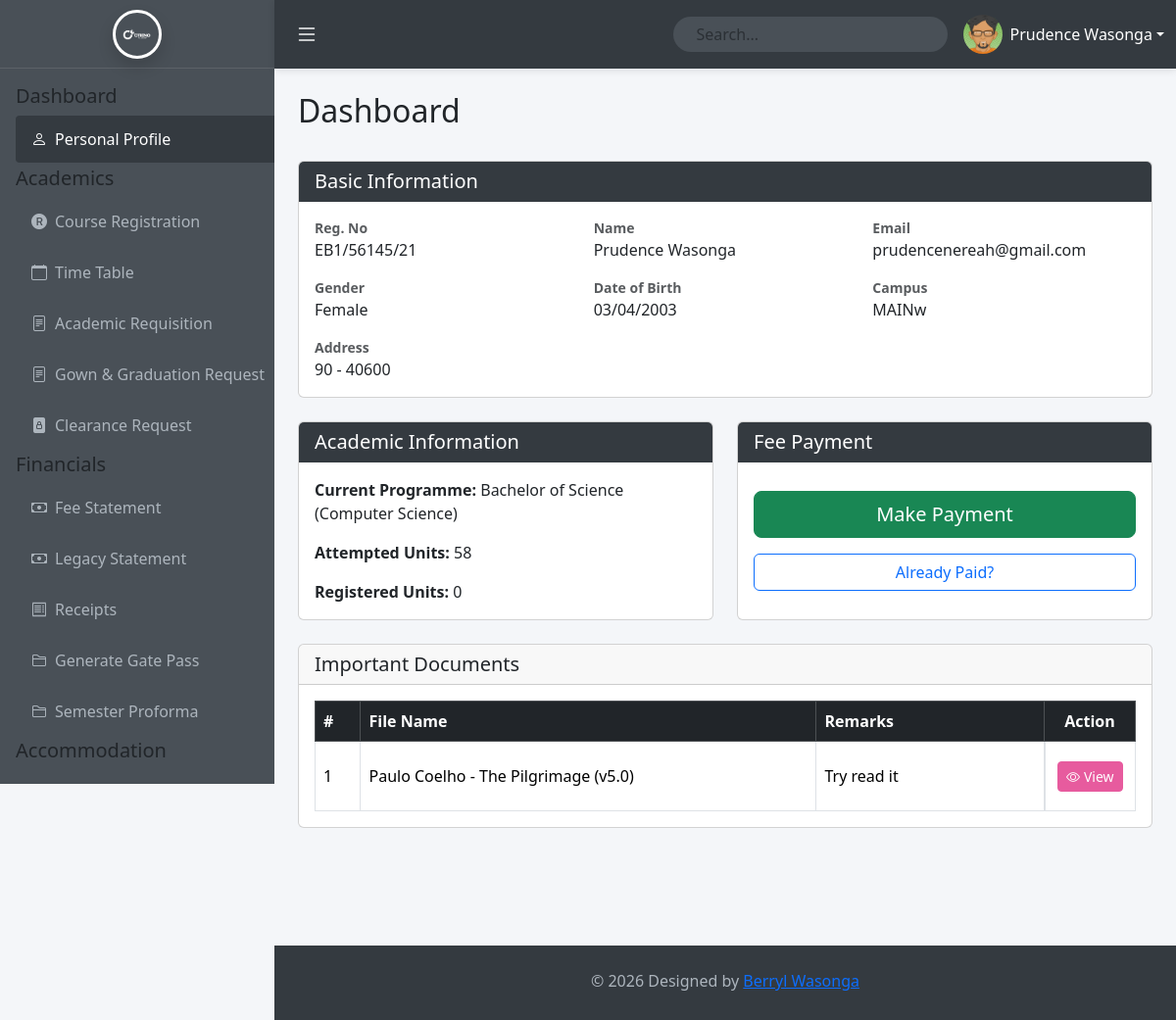
/students/welcome.php (signed in), run on an earlier commit of the app's database.
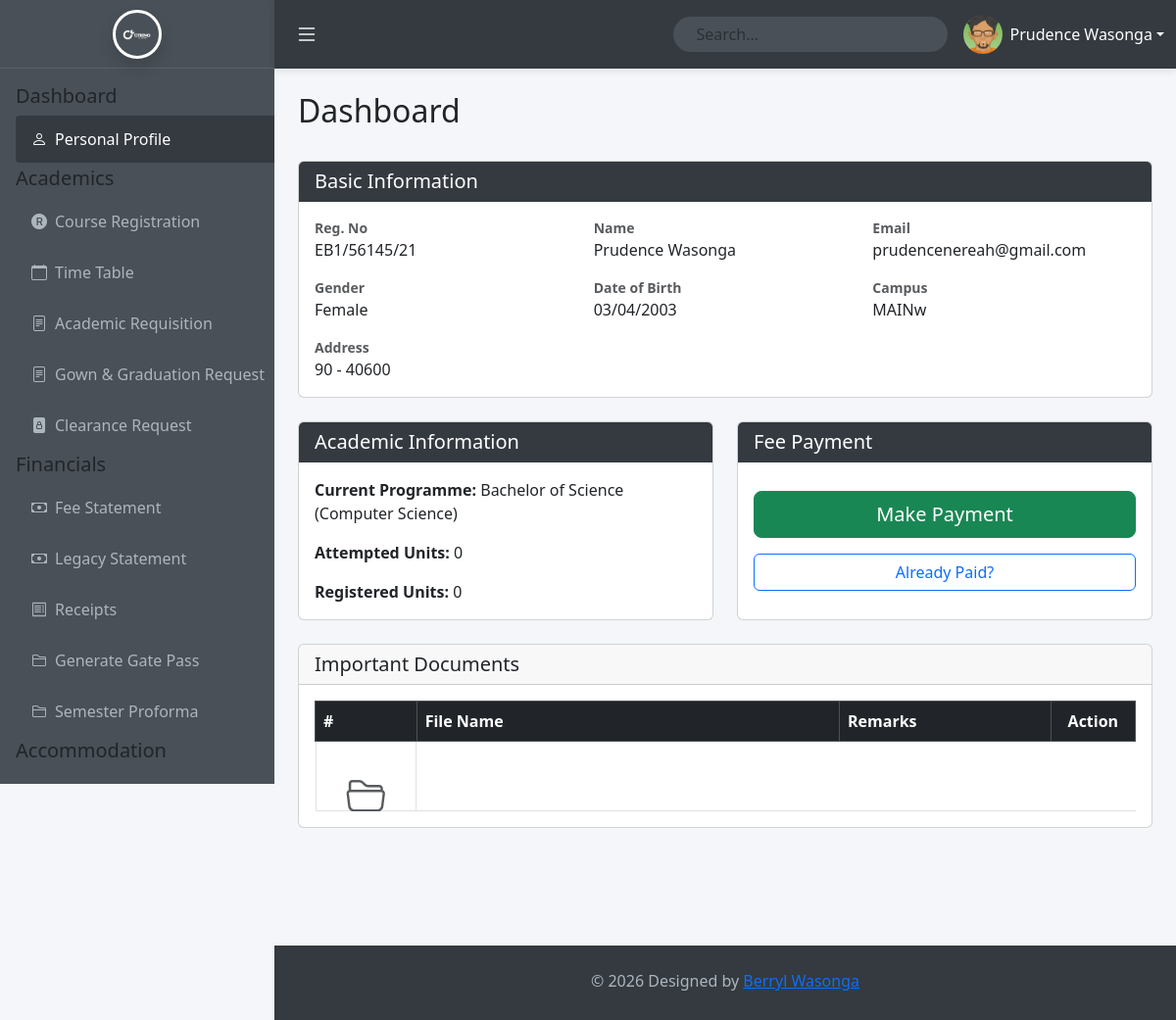
And on a later commit of the database.
### tables this page shows
CREATE TABLE `users` (
  `id` int(11) NOT NULL AUTO_INCREMENT,
  `first_name` varchar(50) NOT NULL DEFAULT '',
  `last_name` varchar(50) NOT NULL DEFAULT '',
  `email` varchar(255) NOT NULL,
  `reg_no` varchar(50) DEFAULT NULL,
  `password` varchar(255) NOT NULL,
  `role` varchar(20) NOT NULL DEFAULT 'user',
  `status` enum('active','inactive') NOT NULL DEFAULT 'active',
  `last_login` timestamp NULL DEFAULT NULL,
  `created_at` timestamp NOT NULL DEFAULT current_timestamp(),
  `fullname` varchar(100) GENERATED ALWAYS AS (concat(`first_name`,' ',`last_name`)) STORED,
  `gender` enum('Male','Female','Other') DEFAULT NULL,
  `dob` date DEFAULT NULL,
  `address` varchar(255) DEFAULT NULL,
  `campus` varchar(50) DEFAULT 'MAIN',
  `programme` varchar(150) DEFAULT NULL,
  `course_id` int(11) DEFAULT NULL,
  `attempted_units` int(11) DEFAULT 0,
  `registered_units` int(11) DEFAULT 0,
  PRIMARY KEY (`id`),
  UNIQUE KEY `email` (`email`),
  UNIQUE KEY `reg_no` (`reg_no`),
  CONSTRAINT `users_ibfk_1` FOREIGN KEY (`course_id`) REFERENCES `courses` (`id`) ON DELETE SET NULL
);

CREATE TABLE `student_documents` (
  `id` int(11) NOT NULL AUTO_INCREMENT,
  `user_id` int(11) NOT NULL,
  `document_name` varchar(255) NOT NULL,
  `file_path` varchar(255) NOT NULL,
  `remarks` text DEFAULT NULL,
  `created_at` timestamp NOT NULL DEFAULT current_timestamp(),
  PRIMARY KEY (`id`),
  CONSTRAINT `student_documents_ibfk_1` FOREIGN KEY (`user_id`) REFERENCES `users` (`id`) ON DELETE CASCADE
);

### students/welcome.php (the view, shortened to what the changed rows need)
<?php
include '../config.php';
$doc_stmt = $conn->prepare("SELECT * FROM student_documents WHERE user_id = ? ORDER BY created_at DESC");
$doc_stmt->bind_param("i", $_SESSION['user_id']);
$doc_stmt->execute();
$documents = $doc_stmt->get_result()->fetch_all(MYSQLI_ASSOC);
?>
<!DOCTYPE html>
<html lang="en">
<head>
    <link href="https://cdn.jsdelivr.net/npm/bootstrap@5.3.3/dist/css/bootstrap.min.css" rel="stylesheet">
    <link href="https://cdn.jsdelivr.net/npm/bootstrap-icons@1.11.3/font/bootstrap-icons.css" rel="stylesheet">
    <link href="Assets/main.css" rel="stylesheet">
</head>
<body>
    <?php
        include_once 'partials/sidebar.php' ;
        include_once 'partials/top_navbar.php' ;
    ?>
    <div class="main-content" id="mainContent">
        <div class="d-flex justify-content-between align-items-center mb-3 mb-md-4">
            <h2>Dashboard</h2>
        </div>
        <div class="card mb-3 mb-md-4">
            <div class="card-body">
                <div class="row g-3">
                    <div class="col-12 col-sm-6 col-lg-4">
                        <strong class="d-block text-muted small">Reg. No</strong>
                        <span><?php echo htmlspecialchars($user['reg_no'] ?? 'N/A'); ?></span>
                    </div>
                    <div class="col-12 col-sm-6 col-lg-4">
                        <strong class="d-block text-muted small">Name</strong>
                        <span><?php echo htmlspecialchars($full_name); ?></span>
                    </div>
                    <div class="col-12 col-sm-6 col-lg-4">
                        <strong class="d-block text-muted small">Email</strong>
                        <span class="text-break"><?php echo htmlspecialchars($user['email'] ?? 'N/A'); ?></span>
                    </div>
                    <div class="col-12 col-sm-6 col-lg-4">
                        <strong class="d-block text-muted small">Gender</strong>
                        <span><?php echo htmlspecialchars(ucfirst($user['gender'] ?? 'N/A')); ?></span>
                    </div>
                    <div class="col-12 col-sm-6 col-lg-4">
                        <strong class="d-block text-muted small">Date of Birth</strong>
                        <span><?php echo $user['dob'] ? date('d/m/Y', strtotime($user['dob'])) : 'N/A'; ?></span>
                    </div>
                    <div class="col-12 col-sm-6 col-lg-4">
                        <strong class="d-block text-muted small">Campus</strong>
                        <span><?php echo htmlspecialchars($user['campus'] ?? 'MAIN'); ?></span>w
                    </div>
                    <div class="col-12">
                        <strong class="d-block text-muted small">Address</strong>
                        <span><?php echo htmlspecialchars($user['address'] ?? 'N/A'); ?></span>
                    </div>
                </div>
            </div>
        </div>
        <div class="row g-3 g-md-4 mb-3 mb-md-4">
            <div class="col-12 col-md-6">
                <div class="card h-100">
                    <div class="card-body">
                        <p><strong>Current Programme:</strong><br class="d-md-none">
                        <?php echo htmlspecialchars($user['programme'] ?? 'N/A'); ?></p>
                        <p><strong>Attempted Units:</strong> <?php echo $user['attempted_units'] ?? 0; ?></p>
                        <p class="mb-0"><strong>Registered Units:</strong> <?php echo $user['registered_units'] ?? 0; ?></p>
                    </div>
                </div>
            </div>
        </div>
            <div class="card mb-3 mb-md-5">
                <div class="card-body">
                    <div class="table-responsive">
                        <table class="table table-bordered table-hover mb-0">
                            <thead class="table-dark">
                                <tr>
                                    <th class="d-none d-md-table-cell" style="width: 5%;">#</th>
                                    <th style="width: 50%;">File Name</th>
                                    <th class="d-none d-lg-table-cell" style="width: 25%;">Remarks</th>
                                    <th style="width: 10%;">Action</th>
                                </tr>
                            </thead>
                            <tbody>
                                <?php if (empty($documents)): ?>
                                    <tr>
                                        <td colspan="4" class="text-center py-4">
                                            <i class="bi bi-folder2-open fs-1 text-muted d-block mb-3"></i>
                                        </td>
                                    </tr>
                                <?php else: ?>
                                    <?php foreach ($documents as $idx => $doc): ?>
                                    <tr style=" height: 70px; vertical-align: middle;">
                                        <td class="d-none d-md-table-cell"><?php echo $idx + 1; ?></td>
                                        <td>
                                            <?php echo htmlspecialchars($doc['document_name']); ?>
                                        </td>
                                        <td class="d-none d-lg-table-cell"><?php echo htmlspecialchars($doc['remarks'] ?? '-'); ?></td>
                                        <td>
                                            <a href="../<?php echo htmlspecialchars($doc['file_path']); ?>"
                                               target="_blank"
                                               class="btn btn-view-doc btn-sm text-white">
                                                <i class="bi bi-eye me-1 d-none d-sm-inline"></i>View
                                            </a>
                                        </td>
                                    </tr>
                                    <?php endforeach; ?>
                                <?php endif; ?>
                            </tbody>
                        </table>
                    </div>
                </div>
            </div>
    </div>
</body>
</html>

### students/partials/top_navbar.php (shortened to what the changed rows need)
<?php
include '../config.php';
$stmt = $conn->prepare("SELECT * FROM users WHERE id = ?");
$stmt->bind_param("i", $_SESSION['user_id']);
$stmt->execute();
$user = $stmt->get_result()->fetch_assoc();
$full_name = trim($user['first_name'] . ' ' . $user['last_name']);
?>
    <nav class="top-navbar">
        <div class="container-fluid d-flex align-items-center h-100">
            <div class="dropdown d-none d-lg-block">
                <a class="dropdown-toggle d-flex align-items-center text-white text-decoration-none"
                   href="#"
                   role="button"
                   data-bs-toggle="dropdown"
                   aria-expanded="false">
                    <img src="Assets/images/1.png"
                         class="rounded-circle profile-img-small me-2"
                         alt="User">
                    <span class="user-name"><?php echo htmlspecialchars($full_name); ?></span>
                </a>
            </div>
        </div>
    </nav>

What changed in the data, as far as the page shows it:
removed student_documents: document_name "Paulo Coelho - The Pilgrimage (v5.0)", remarks "Try read it"
changed users "Prudence Wasonga": attempted_units "58" → "0"
